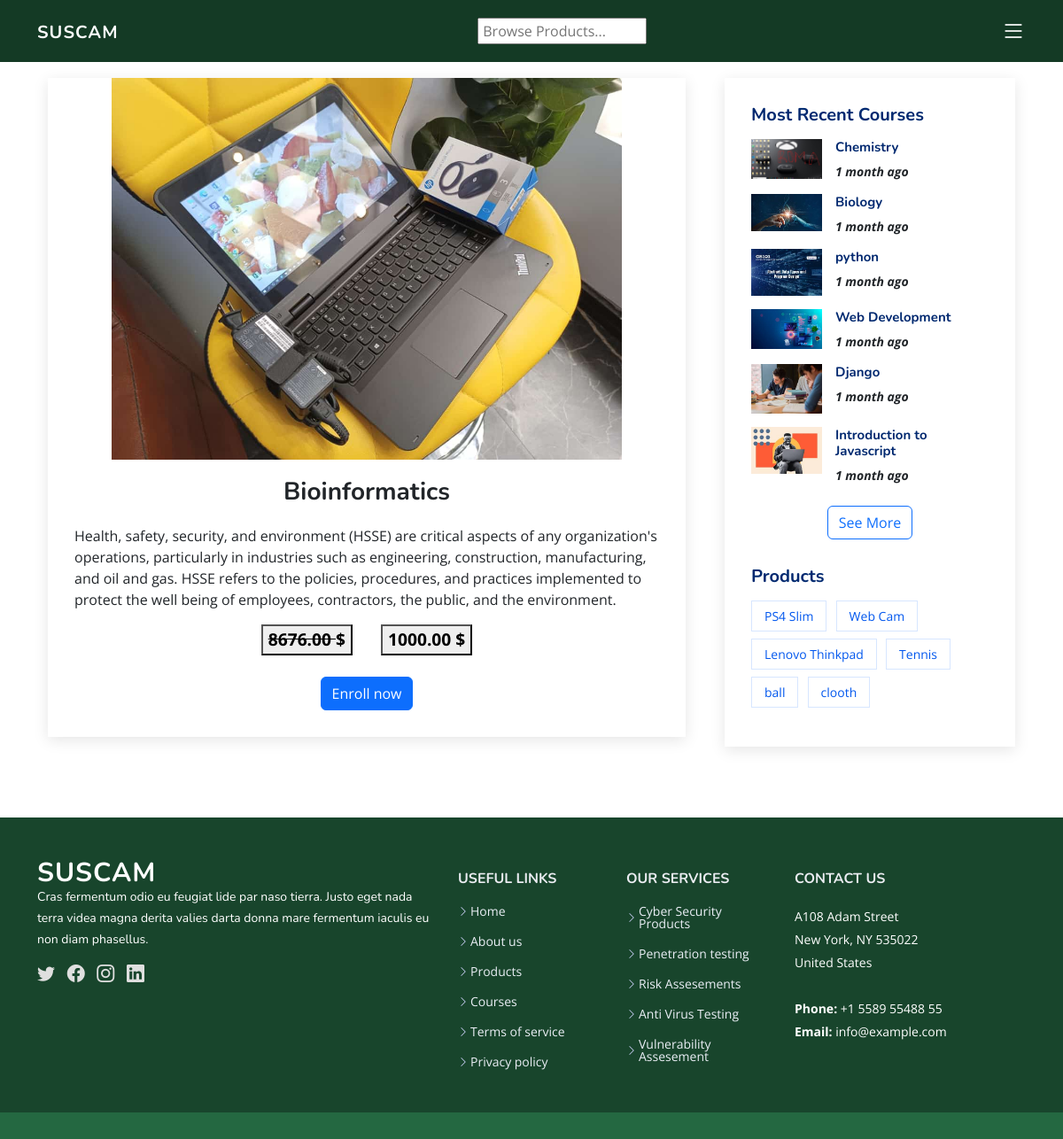
/course/12/ (signed in), run on an earlier commit of the app's database.
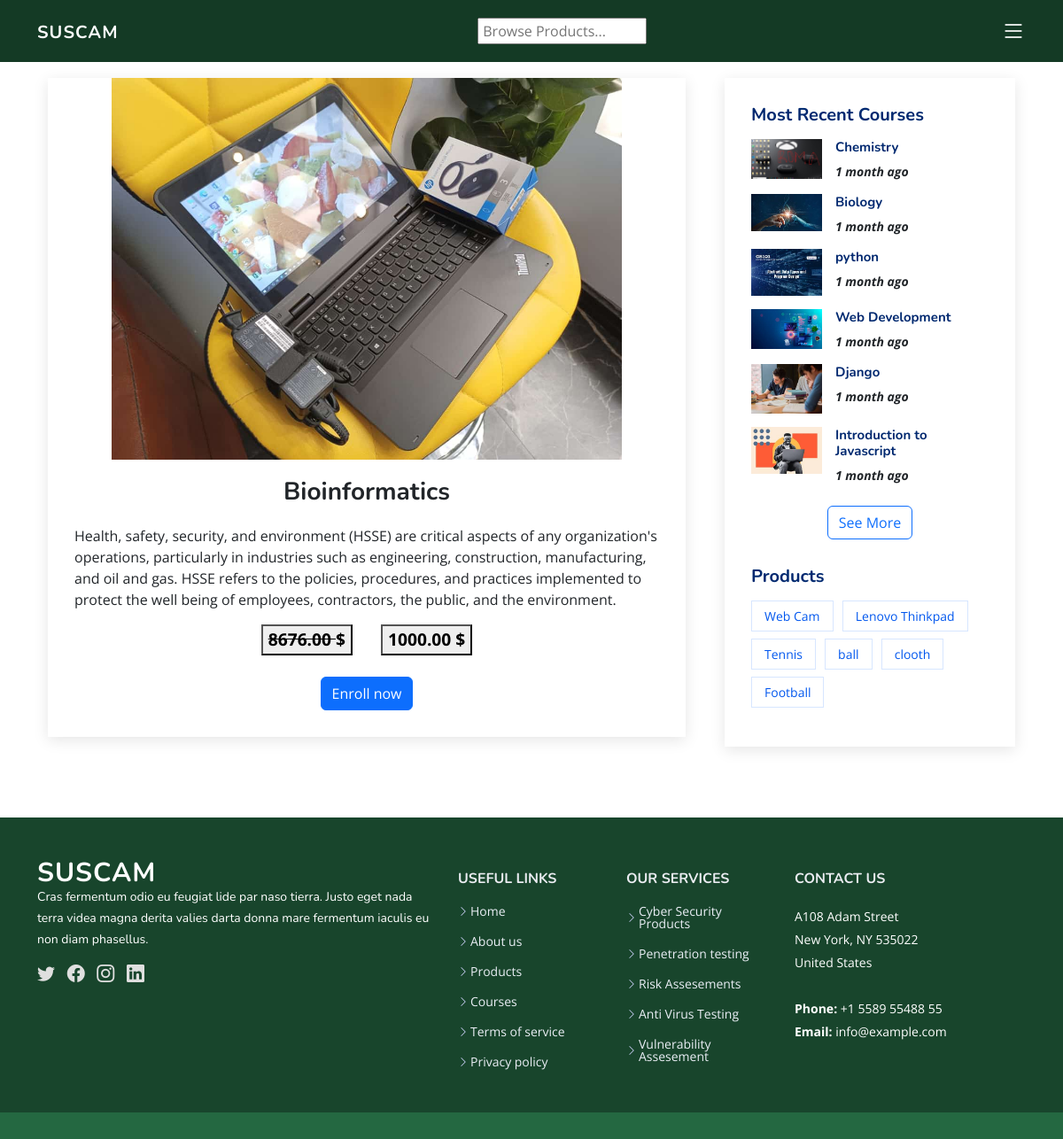
And on a later commit of the database.
### Base/models.py (models this page shows, shortened)
class Courses(models.Model):
    course_id = models.BigAutoField(primary_key=True)
    course_name = models.CharField(max_length=250)
    description = models.TextField()
    video_file = models.FileField(upload_to='Course_Videos/')
    paid = models.BooleanField(default=False)
    course_category = models.CharField(max_length=250, blank=True, null=True)
    price = models.DecimalField( default=1000, max_digits=10, decimal_places=2)
    old_price = models.DecimalField(max_digits=10, decimal_places=2)
    course_img = models.ImageField(upload_to='CourseImage/', validators = [FileExtensionValidator(allowed_extensions=['jpg', 'png', 'jpeg'])], null=True, blank=True)
    created = models.DateTimeField(default = timezone.now)
    updated = models.DateTimeField(auto_now=True)
    model_type = 'Course'
    class Meta:
        ordering = ('created', 'updated')

class Products(models.Model):
    name = models.CharField(max_length=100)
    product_id = models.BigAutoField(primary_key=True)
    product_des = models.TextField()
    price = models.DecimalField(max_digits=10, decimal_places=2)
    old_price = models.DecimalField(max_digits=10, decimal_places=2)
    category = models.CharField(max_length=100)
    available = models.BooleanField(default=True)
    updated = models.DateTimeField(auto_now_add=True, null=True)
    created = models.DateTimeField(default = timezone.now)
    image = models.ImageField(upload_to='Product_Images', validators = [FileExtensionValidator(allowed_extensions=['jpg', 'png', 'jpeg'])])
    model_type = 'Products'
    class Meta:
        ordering = ['-created', '-updated']

### Base/views.py (the view)
# urls.py: path('course/<str:pk>/', views.course, name='course'),
@login_required(login_url='login')
def course(request, pk):
    course = Courses.objects.get(course_id=pk)
    course2 = Courses.objects.all()[0:6][::-1]
    products = Products.objects.all()[0:6][::-1]
    context = {
        'course': course,
        'course2': course2,
        'products': products,
        'user_profile': user_profile,
        }
    return render(request, 'Courses/course.html', context)

### templates/Courses/course.html (shortened to what this page needs)
{% extends "Navbar/navbar.html" %}
{% load static %}
    {% block content %}
    <div id="blog" class="blog">
        <div class="container mt-5" data-aos="fade-up">
            <div class="row mt-5">
            <div class="col-lg-8 entries rounded">
                <article class="entry">
                    <center>
                        <div class="entry-img rounded">
                            <img style="width:80%; height: auto;"  src="{{course.course_img.url}}" alt="" class="img-fluid">
                        </div>
                        <h2 class="entry-title">
                            {{ course.course_name}}
                        </h2>
                    </center>
                    <div class="entry-content">
                        <p>
                        {{ course.description }}
                        </p>
                    </div>
                    <center>
                        <div class="d-flex mx-4 text-center justify-content-center mb-4" style="font-size: 1.2rem;">
                            <div class="read-more mx-3">
                                <button><strong><strike>{{course.old_price}} </strike>$</strong></button>
                            </div>
                            <div class="read-more mx-3">
                                <button><Strong>{{course.price}} $</Strong></button>
                            </div>
                        </div>
                    </center>
                    <center>
                        <div class="read-more mx-3 btn btn-primary">
                            <a href="" class="text-white">Enroll now</a>
                        </div>
                    </center>
                </article>
            </div>
            <div class="col-lg-4">
                <div class="sidebar">
                <h3 class="sidebar-title">Most Recent Courses</h3>
                <div class="sidebar-item recent-posts">
                    {% for cours in course2 %}
                    <div class="post-item clearfix">
                        <img src="{{ cours.course_img.url }}" alt="{{cours.course_name}}">
                        <h4><a href="{% url 'course' cours.course_id %}">{{cours.course_name}}</a></h4>
                        <time class="text-dark" datetime="2020-01-01"><strong>{{cours.created|timesince}} ago</strong></time>
                    </div>
                    {% endfor %}
                    <center><a class="mt-4 btn btn-outline-primary" href="{% url 'courses' %}">See More</a></center>
                </div>
                <h3 class="sidebar-title">Products</h3>
                <div class="sidebar-item tags">
                    <ul>
                    {% for product in products %}
                        <li><a href="{% url 'product' product.product_id %}">{{product.name}}</a></li>
                    {% endfor %}
                    </ul>
                </div>
                </div>
            </div>
            </div>
      </div>
    </div>
    {% endblock content %}

What changed in the data, as far as the page shows it:
no longer on this page (row unchanged): Products: name "PS4 Slim"
added Products: name "Football"
